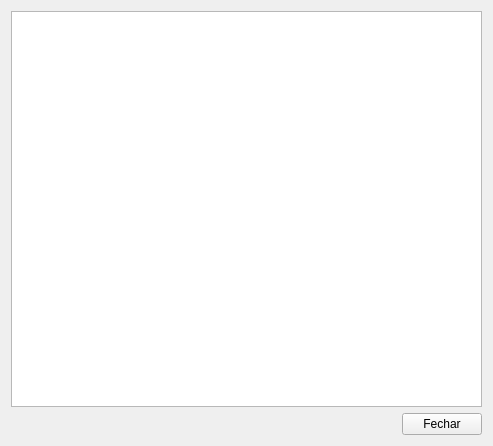
<?xml version="1.0" encoding="UTF-8"?>
<ui version="4.0">
 <class>AnalysisWindow</class>
 <widget class="QWidget" name="AnalysisWindow">
  <property name="geometry">
   <rect>
    <x>0</x>
    <y>0</y>
    <width>493</width>
    <height>446</height>
   </rect>
  </property>
  <property name="windowTitle">
   <string>Form</string>
  </property>
  <layout class="QVBoxLayout" name="verticalLayout_2">
   <item>
    <layout class="QVBoxLayout" name="verticalLayout">
     <item>
      <widget class="QTreeView" name="treeView"/>
     </item>
     <item>
      <layout class="QHBoxLayout" name="horizontalLayout">
       <item>
        <spacer name="horizontalSpacer">
         <property name="orientation">
          <enum>Qt::Horizontal</enum>
         </property>
         <property name="sizeHint" stdset="0">
          <size>
           <width>40</width>
           <height>20</height>
          </size>
         </property>
        </spacer>
       </item>
       <item>
        <widget class="QPushButton" name="btnClose">
         <property name="text">
          <string>Fechar</string>
         </property>
        </widget>
       </item>
      </layout>
     </item>
    </layout>
   </item>
  </layout>
 </widget>
 <resources/>
 <connections/>
</ui>
